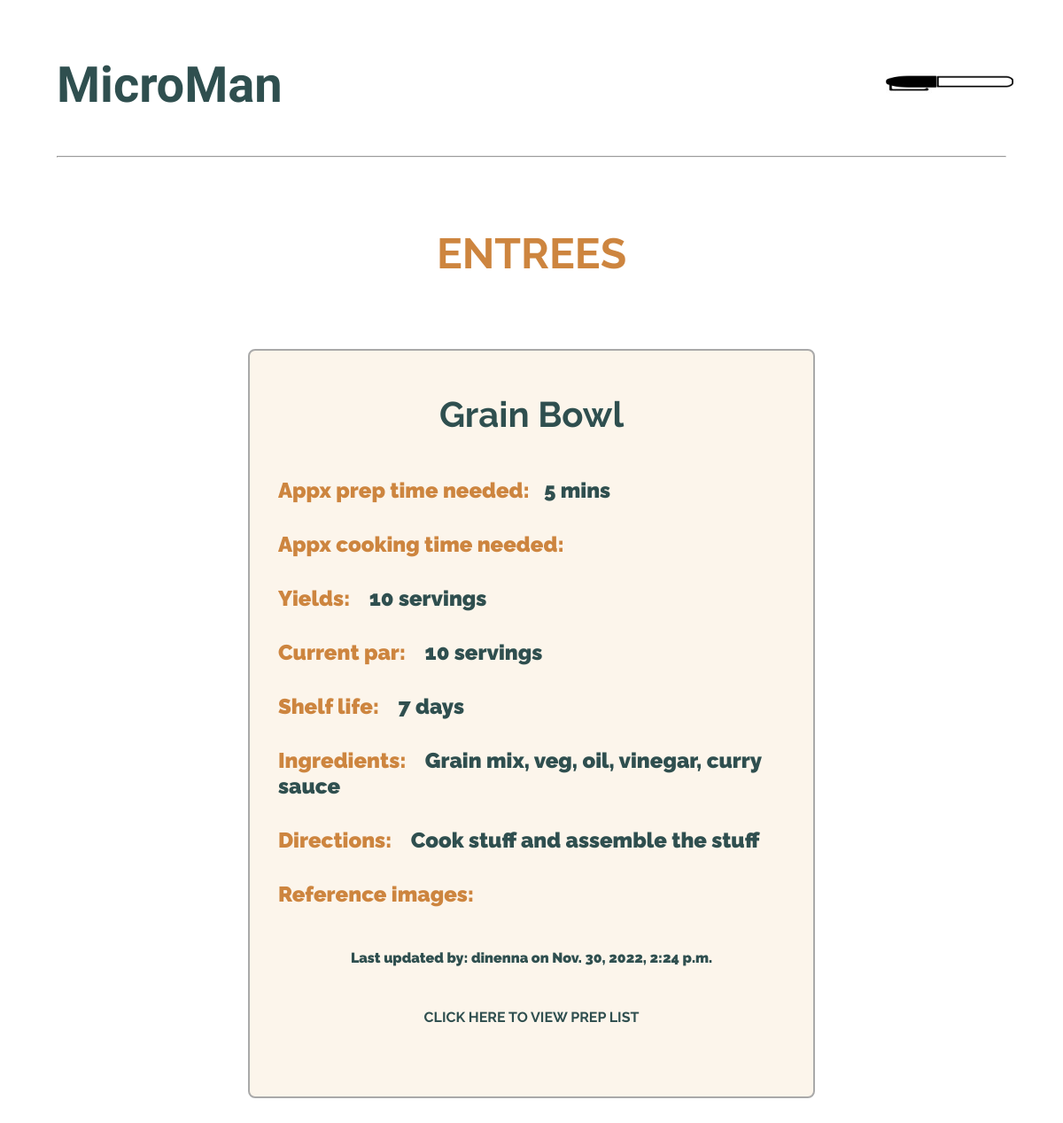
The page /recipes/1/ (signed in) on the database as committed earlier.
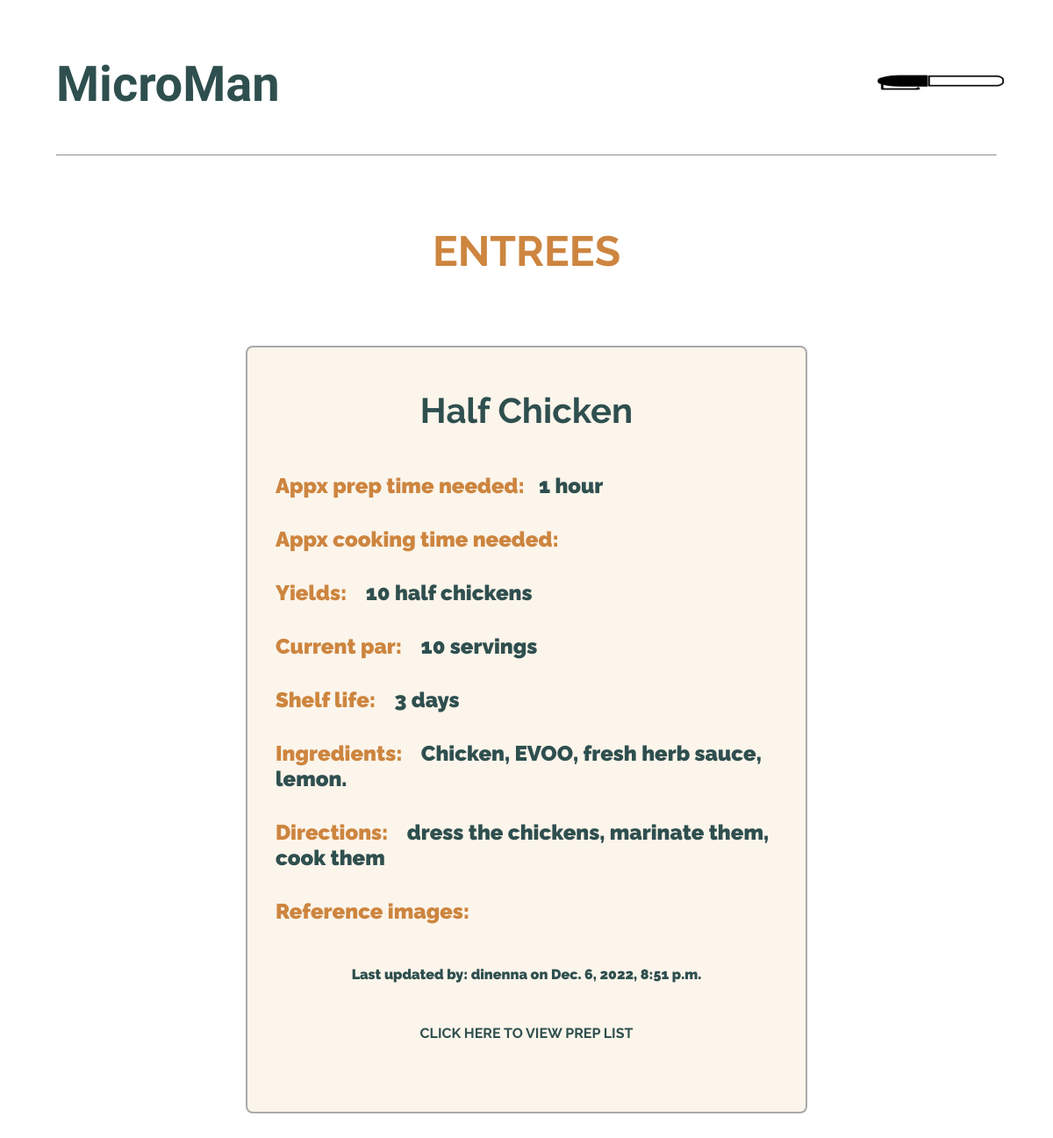
The same page on the database as committed later.
### base/models.py (models this page shows)
class Recipe(models.Model):
  user = models.ForeignKey(CustomUser, related_name='recipe', on_delete=models.CASCADE, null=True)
  menu_headings = (
    ('Appetizers', 'Appetizers'),
    ('Entrees', 'Entrees'),
    ('Sides', 'Sides'),
    ('Desserts', 'Desserts'),
  )
  heading = models.CharField(max_length=10, choices=menu_headings)
  dish = models.CharField(max_length=200)
  prep_tasks = models.ManyToManyField('Prep', through='RecipeTasks', blank=True)
  ingredients = models.TextField()
  directions = models.TextField()
  prep_time = models.CharField(max_length=200)
  cooking_time = models.CharField(max_length=200)
  batch_size = models.CharField(max_length=200)
  par = models.CharField(max_length=200, blank=True)
  shelf_life = models.CharField(max_length=200, blank=True)
  updated = models.DateTimeField(auto_now=True)
  created = models.DateTimeField(auto_now_add=True)
  in_use = models.BooleanField()
  def __str__(self):
    return self.dish

### users/models.py (models this page shows)
class CustomUser(AbstractUser):
    username = models.CharField(max_length=50, unique=True)
    first_name = models.CharField(max_length=50)
    last_name = models.CharField(max_length=50)
    email = models.EmailField(max_length=254)
    role = models.CharField(max_length=50)
    def __str__(self):
        return self.username

### base/views.py (the view)
# urls.py: path('recipes/<str:pk>/', views.dish, name='dish'),
def dish(request, pk):
    recipe_number = Recipe.objects.get(id=pk)
    recipe_number = str(recipe_number)
    cards = Recipe.objects.all()
    todos = Prep.objects.all()
    recipe_tasks = RecipeTasks.objects.all()
    context = {'recipe_number': recipe_number, 'cards': cards, 'todos': todos, 'recipe_tasks': recipe_tasks}
    print('!!!!!!!!!!!!!!!!', context)
    return render(request, 'card.html', context)

### base/models.py (called while the page is built)
  def __str__(self):
    return self.name

  def __str__(self):
    return f'{self.recipe} - {self.prep}'

### templates/card.html (shortened to what this page needs)
{% extends 'main.html' %}
{% load static %}
{% block content %}
<div id='recipe-card-container'>
{% for card in cards %}
  {% if recipe_number == card.dish %}
    <a href='/recipes'><h2 class='h2-header'>{{ card.heading|upper }}</h2></a>
    <div class='recipe-card'>
      <h2 class='recipe-card-title'>{{ card.dish }}</h2>
      <p class='recipe-card-p'>Appx prep time needed:<span class='recipe-card-span'>{{ card.prep_time }}</span></p>
      <p class='recipe-card-p'>Appx cooking time needed:</p>
      <p class='recipe-card-p'>Yields: <span class='recipe-card-span'>{{ card.batch_size }}</span></p>
      <p class='recipe-card-p'>Current par: <span class='recipe-card-span'>{{ card.par }}</span></p>
      <p class='recipe-card-p'>Shelf life: <span class='recipe-card-span'>{{ card.shelf_life }}</span></p>
      <p class='recipe-card-p'>Ingredients: <span class='recipe-card-span'>{{ card.ingredients }}</span></p>
      <p class='recipe-card-p'>Directions: <span class='recipe-card-span'>{{ card.directions }}</span></p>
      <p class='recipe-card-p'>Reference images: <a>{{ card.images }}<a/></p>
      <p class='update-stamp'>Last updated by: {{ card.user }} on {{ card.created }}</p>
      <h3 class='h3-header'>CLICK HERE TO VIEW PREP LIST</h3>
  {% endif %}
{% endfor %}
{% endblock content %}

Rows that differ between the two databases and show on the page:
changed Recipe "ENTREES": dish "Grain Bowl" → "Half Chicken"; prep_time "5 mins" → "1 hour"; batch_size "10 servings" → "10 half chickens"; shelf_life "7 days" → "3 days"; ingredients "Grain mix, veg, oil, vinegar, curry sauce" → "Chicken, EVOO, fresh herb sauce, lemon."; directions "Cook stuff and assemble the stuff" → "dress the chickens, marinate them, cook them"; created "Nov. 30, 2022, 2:24 p.m." → "Dec. 6, 2022, 8:51 p.m."
